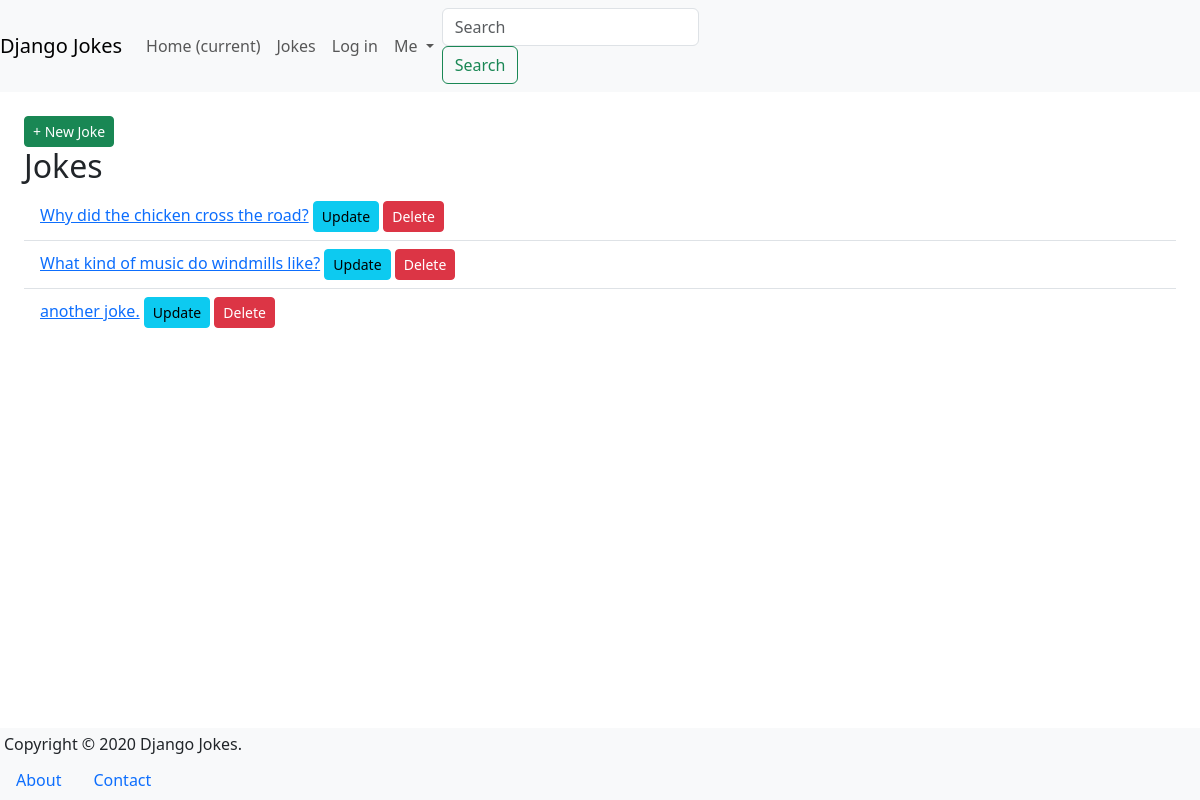
Before: /jokes/ with the older database file.
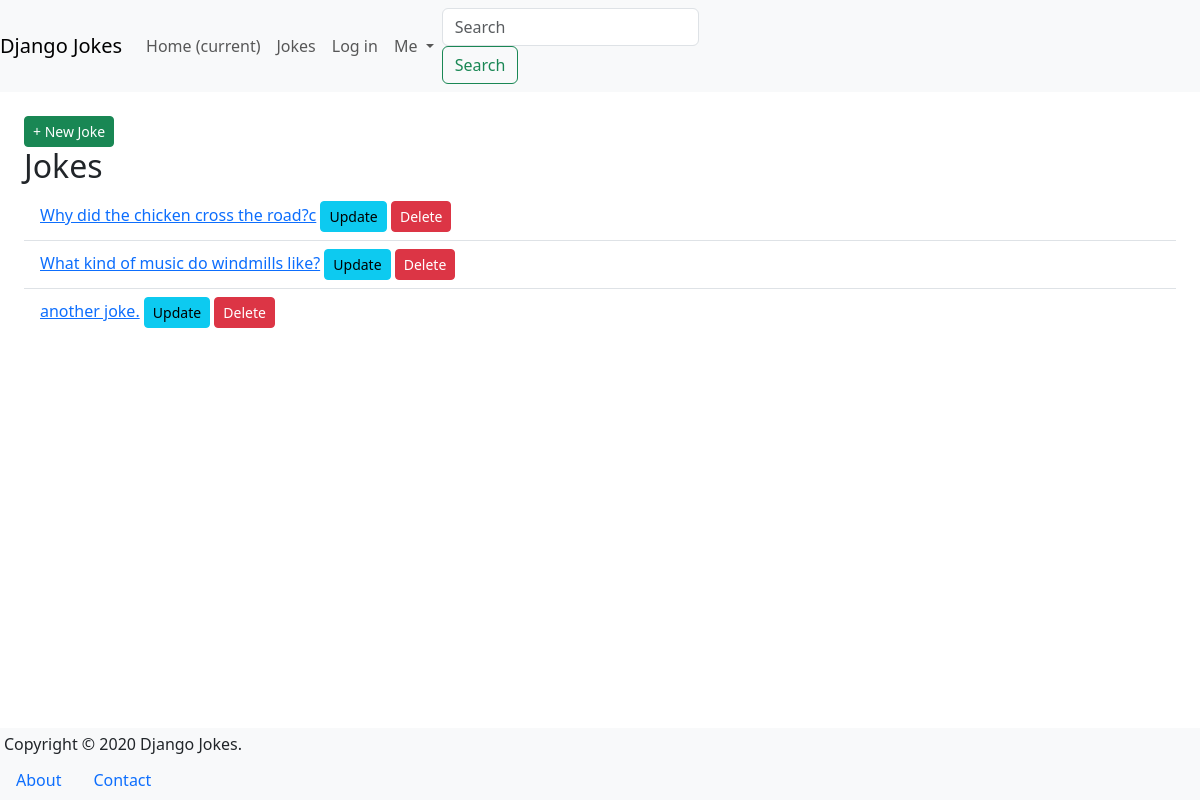
After: the same page with the newer database file.
### jokes/models.py (models this page shows, shortened)
class Joke(models.Model):
    question = models.TextField(max_length=200)
    answer = models.TextField(max_length=100, blank=True)
    created = models.DateTimeField(auto_now_add=True)
    updated = models.DateTimeField(auto_now=True)
    def get_absolute_url(self):
        return reverse('jokes:detail', args=[str(self.pk)])

### jokes/views.py (the view)
# urls.py: path('', JokeListView.as_view(), name='list'),
class JokeListView(ListView):
    model = Joke

### templates/jokes/joke_list.html (shortened to what this page needs)
{% extends "_base.html" %}
{% block main %}
    <a class="btn btn-success btn-sm float-right" href="{% url 'jokes:create' %}">
    + New Joke
    </a>
        <h2>Jokes</h2>
    <ul class="list-group list-group-flush mb-3">
    {% for joke in joke_list %}
        <li class="list-group-item">
            <a href="{{ joke.get_absolute_url }}">{{ joke.question }}</a>
            <a href="{% url 'jokes:update' joke.pk %}"
            class="btn btn-info btn-sm float-right mr-2">Update</a>
            <a href="{% url 'jokes:delete' joke.pk %}"
            class="btn btn-danger btn-sm float-right mr-2">Delete</a>
        </li>
    {% endfor %}
    </ul>
{% endblock %}

Changed rows visible on the page:
changed Joke: question "Why did the chicken cross the road?" → "Why did the chicken cross the road?c"
